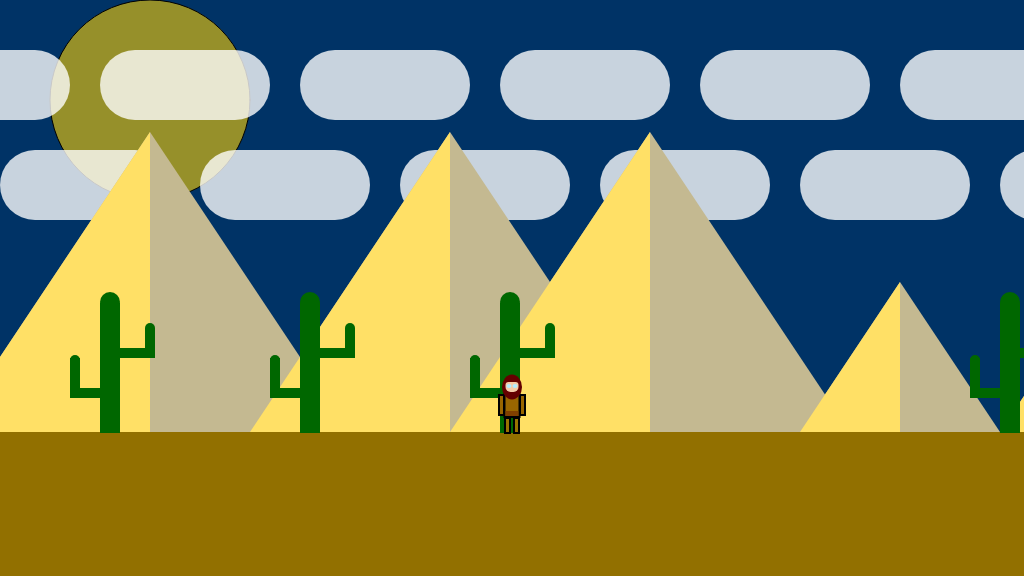
Frame 1 (no input)
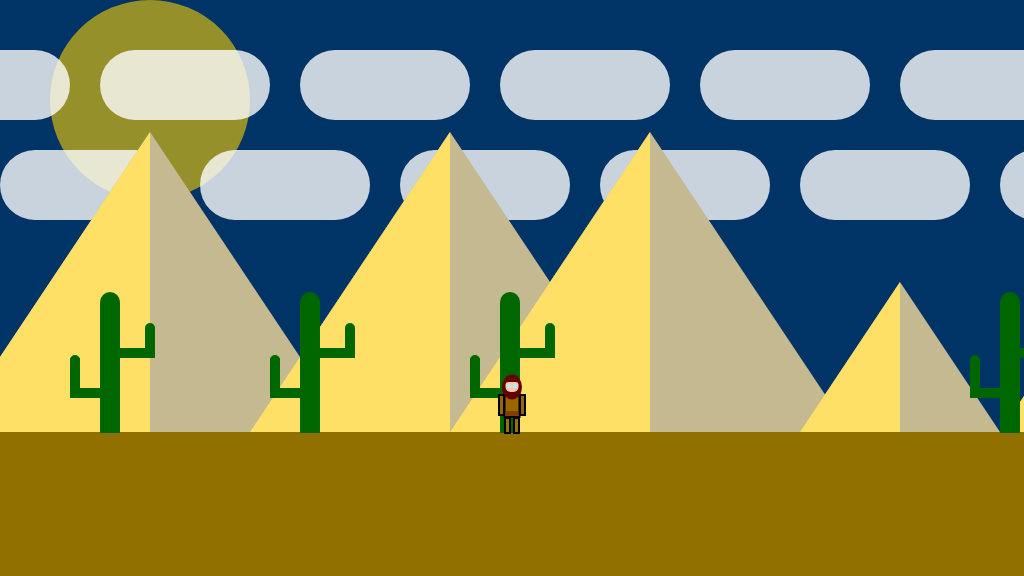
Frame 60 (no input)
Frame 120 (the mouse pressed at the canvas centre since frame 60): identical to frame 60, image omitted

The p5.js sketch that drew these frames (run headless with seeded random() and noise() and a simulated clock; from frame 60 on, the mouse is pressed at the canvas centre):

// p5.js sketch
// ── sketch.js
/*

The Game Project 5 - Bring it all together

*/

var gameChar_x;
var gameChar_y;
var floorPos_y;
var scrollPos;
var gameChar_world_x;

var isLeft;
var isRight;
var isFalling;
var isPlummeting;
var isFound;

var cloudsx;
var cloudsx_b;
var mountainsx;
var mountains_bx;
var trees_x;
var collectable;
function setup()
{
	createCanvas(1024, 576);
	floorPos_y = height * 3/4;
	gameChar_x = width/2;
	gameChar_y = floorPos_y +10;

	// Variable to control the background scrolling.
	scrollPos = 0;

	// Variable to store the real position of the gameChar in the game
	// world. Needed for collision detection.
	gameChar_world_x = gameChar_x - scrollPos;

	// Boolean variables to control the movement of the game character.
	isLeft = false;
	isRight = false;
	isFalling = false;
	isPlummeting = false;

	// Initialise arrays of scenery objects.
    cloudsx = [200, 400, 600, 800, 1000, 1200]
    cloudsx_b = [100,300,500,700,900,1100];
    
    mountainsx= [150,450,650,1200];
    mountains_bx= [400,700,900,1550];
    
    trees_x = [100,300,500,1000];
    
    collectable = [
        {x_pos: 100, y_pos: floorPos_y - 10,size: 50,isFound:false },
        {x_pos: 500, y_pos: floorPos_y - 10,size: 50,isFound:false },
        {x_pos: 700, y_pos: floorPos_y - 10,size: 50,isFound:false }
    ]

}

function draw()
{
	background(0, 51, 102); // fill the sky blue
    fill(255,209,0,150)
    ellipse(150,100,200,200);
	noStroke();
	fill(146,112,0);
	rect(0, floorPos_y, width, height/4); // draw some green ground

	// Draw clouds.
    drawClouds();
	// Draw mountains.
    drawMountains();
	// Draw trees.
    drawTrees();
	// Draw canyons.

	// Draw collectable items.
    for (i=0; i< collectable.length; i++){
        drawCollectable(collectable[i]);
  
    }
    
	// Draw game character.
	
	drawGameChar();

	// Logic to make the game character move or the background scroll.
	if(isLeft)
	{
		if(gameChar_x > width * 0.2)
		{
			gameChar_x -= 5;
		}
		else
		{
			scrollPos += 5;
		}
	}

	if(isRight)
	{
		if(gameChar_x < width * 0.8)
		{
			gameChar_x  += 5;
		}
		else
		{
			scrollPos -= 5; // negative for moving against the background
		}
	}
    

	// Logic to make the game character rise and fall.
    if (gameChar_y < floorPos_y+10){
        gameChar_y +=5
    }

	// Update real position of gameChar for collision detection.
	gameChar_world_x = gameChar_x - scrollPos;
}


// ---------------------
// Key control functions
// ---------------------

function keyPressed(){
    console.log( keyCode);
	
    
    if (keyCode == 39){
        isRight = true;
    }
    if (keyCode == 37){
        isLeft = true;
    }
    
    if (keyCode == 32 && gameChar_y == floorPos_y +10) {
    	gameChar_y -= 100 
       
    }

}

function keyReleased()
{

	if(keyCode == 32){
        isPlummeting = false;
    }
    
    if (keyCode == 39){
        isRight = false
    }    
    
    if (keyCode == 37){
        isLeft = false
    }

}


// ------------------------------
// Game character render function
// ------------------------------

// Function to draw the game character.

function drawGameChar()
{
	// draw game character
    if(isLeft && isFalling)
	{
        strokeWeight(2);
        stroke(0,0,0);
        fill(153, 102, 0);
        push()
        translate(gameChar_x+1,gameChar_y-42)
        rect(0,0,14,5);
        noStroke();
        pop()
        strokeWeight(2);
        stroke(0,0,0);
        fill(153,115,0);
        push();
        translate(gameChar_x+2,gameChar_y-28);
        rect(0,0,15,5);
        pop()
        strokeWeight(2);
        stroke(0,0,0);
        fill(153, 102, 0);
        rect(gameChar_x-5,gameChar_y-50,10,25);   
        fill(153, 102, 0);
        strokeWeight(2)
        stroke(0,0,0);
        push();
        translate(gameChar_x-14,gameChar_y-42)
        rect(0,0,14,5);
        noStroke();
        pop()
        fill(128, 64, 0);
        rect(gameChar_x-4.5,gameChar_y-31.5,9,5);
        fill(153, 102, 0);
        push();
        translate(gameChar_x-17,gameChar_y-28);
        rect(0,0,15,5);
        pop();
        noStroke();
        fill(100, 0, 0 );
        ellipse(gameChar_x,gameChar_y-53,18,23);
        fill(245, 203, 167);
        rect(gameChar_x-9,gameChar_y-58,13,10,3,3,5,8);
        fill(179, 237, 255);
        ellipse(gameChar_x-4,gameChar_y-54,5,4);

	}
	else if(isRight && isFalling)
	{
		fill(153, 102, 0);
        strokeWeight(2)
        stroke(0,0,0);
        push();
        translate(gameChar_x-14,gameChar_y-42)
        rect(0,0,14,5);
        noStroke();
        pop()
        push();
        translate(gameChar_x-17,gameChar_y-28);
        rect(0,0,15,5);
        pop();
        strokeWeight(2);
        stroke(0,0,0);
        fill(153, 102, 0);
        rect(gameChar_x-5,gameChar_y-50,10,25);
        push()
        translate(gameChar_x+1,gameChar_y-42)
        rect(0,0,14,5);
        noStroke();
        pop()
        fill(128, 64, 0);
        rect(gameChar_x-4.5,gameChar_y-31.5,9,5);
        strokeWeight(2);
        stroke(0,0,0);
        fill(153,115,0);
        push();
        translate(gameChar_x+2,gameChar_y-28);
        rect(0,0,15,5);
        pop()
        noStroke();
        fill(100, 0, 0 );
        ellipse(gameChar_x,gameChar_y-53,18,23);
        fill(245, 203, 167);
        rect(gameChar_x-4,gameChar_y-59,13,10,3,3,5,8);
        fill(179, 237, 255);
        ellipse(gameChar_x+4,gameChar_y-54,5,4);


	}
	else if(isLeft)
	{
        push()
        translate(gameChar_x+2,gameChar_y-45)
        rotate(70)
        rect(0,0,14,5);
        noStroke();
        pop()
        strokeWeight(2);
        stroke(0,0,0);
        fill(153,115,0);
        push();
        translate(gameChar_x-2,gameChar_y-25);
        rotate(200)
        rect(0,0,5,15);
        pop()
        strokeWeight(2);
        stroke(0,0,0);
        fill(153, 102, 0);
        rect(gameChar_x-5,gameChar_y-50,10,25);
        fill(153, 102, 0);
        strokeWeight(2)
        stroke(0,0,0);
        push();
        translate(gameChar_x-1,gameChar_y-42)
        rotate(40);
        rect(0,0,14,5);
        noStroke();
        pop()
        fill(128, 64, 0);
        rect(gameChar_x-4.5,gameChar_y-31.5,9,5);
        fill(153,115,0)
        push();
        translate(gameChar_x-2,gameChar_y-30);
        rotate(340)
        rect(0,0,5,15);
        pop();
        noStroke();
        fill(100, 0, 0 );
        ellipse(gameChar_x,gameChar_y-53,18,23);
        fill(245, 203, 167);
        rect(gameChar_x-9,gameChar_y-59,10,10,3,3,15,4);
        fill(179, 237, 255);
        ellipse(gameChar_x-4,gameChar_y-54,5,4);

	}
	else if(isRight)
	{
		fill(153, 102, 0);
        strokeWeight(2)
        stroke(0,0,0);
        push();
        translate(gameChar_x-1,gameChar_y-42)
        rotate(40);
        rect(0,0,14,5);
        noStroke();
        pop()
        push();
        translate(gameChar_x-2,gameChar_y-30);
        rotate(340)
        rect(0,0,5,15);
        pop();
        strokeWeight(2);
        stroke(0,0,0);
        fill(153, 102, 0);
        rect(gameChar_x-5,gameChar_y-50,10,25);
        push()
        translate(gameChar_x+2,gameChar_y-45)
        rotate(70)
        rect(0,0,14,5);
        noStroke();
        pop()
        fill(128, 64, 0);
        rect(gameChar_x-4.5,gameChar_y-31.5,9,5);
        strokeWeight(2);
        stroke(0,0,0);
        fill(153,115,0);
        push();
        translate(gameChar_x-2,gameChar_y-25);
        rotate(200)
        rect(0,0,5,15);
        pop()
        noStroke();
        fill(100, 0, 0 );
        ellipse(gameChar_x,gameChar_y-53,18,23);
        fill(245, 203, 167);
        rect(gameChar_x-2.5,gameChar_y-58,12,10,3,3,5,8);
        fill(179, 237, 255);
        ellipse(gameChar_x+4,gameChar_y-54,5,4);


	}
	else if(isFalling || isPlummeting)
	{
		strokeWeight(2);
        stroke(0,0,0);
        fill(153, 102, 0);
        rect(gameChar_x-7.5,gameChar_y-50,15,25);
        fill(153, 102, 0);
        rect(gameChar_x-22,gameChar_y-47,14,5);
        fill(153, 102, 0);
        rect(gameChar_x+8,gameChar_y-47,14,5);
        noStroke();
        fill(128, 64, 0);
        rect(gameChar_x-6.5,gameChar_y-31,12.8,5);
        strokeWeight(2);
        stroke(0,0,0);
        fill(153,115,0);
        rect(gameChar_x-7,gameChar_y-24,5,15);
        rect(gameChar_x+2,gameChar_y-24,5,15);
        noStroke();
        fill(100, 0, 0 );
        ellipse(gameChar_x,gameChar_y-55,20,25,3,3,0,0);
        fill(245, 203, 167);
        rect(gameChar_x-6.5,gameChar_y-60,13,10,3,3,6,6);
        fill(179, 237, 255);
        ellipse(gameChar_x-3,gameChar_y-56,5,4);
        ellipse(gameChar_x+3,gameChar_y-56,5,4);

	}
	else
        //chrachter face forwards
	{
		strokeWeight(2);
        stroke(0,0,0);
        fill(153, 102, 0);
        rect(gameChar_x-7.5,gameChar_y-50,15,25);
        fill(153, 102, 0);
        rect(gameChar_x-13,gameChar_y-47,5,20);
        fill(153, 102, 0);
        rect(gameChar_x+8,gameChar_y-47,5,20);
        noStroke();
        fill(128, 64, 0);
        rect(gameChar_x-6.5,gameChar_y-31,12.8,5);
        strokeWeight(2);
        stroke(0,0,0);
        fill(153,115,0);
        rect(gameChar_x-7,gameChar_y-24,5,15);
        rect(gameChar_x+2,gameChar_y-24,5,15);
        noStroke();
        fill(100, 0, 0 );
        ellipse(gameChar_x,gameChar_y-55,20,25);
        fill(245, 203, 167);
        rect(gameChar_x-6.5,gameChar_y-60,13,10,3,3,6,6);
        fill(179, 237, 255);
        ellipse(gameChar_x-3,gameChar_y-56,5,4);
        ellipse(gameChar_x+3,gameChar_y-56,5,4);

	}

}

// ---------------------------
// Background render functions
// ---------------------------

// Function to draw cloud objects.


function drawClouds(){
    for (i=0; i< cloudsx.length; i++){
            fill(255, 200);
            rect(cloudsx_b[i] - 200 ,50 , 170,70, 50)
            rect(cloudsx[i] - 200 ,150 , 170,70, 50)
    }
}
// Function to draw mountains objects.
function drawMountains(){
     for (i=0; i< mountainsx.length; i++){

        //large mountains
        fill(196,185,145);
        triangle(mountainsx[i]-200,floorPos_y,
                 mountainsx[i], floorPos_y-300,
                 mountainsx[i]+200, floorPos_y)
        fill(255, 224, 102)
        triangle(mountainsx[i],floorPos_y,
                 mountainsx[i], floorPos_y-300,
                 mountainsx[i]-200, floorPos_y)
        //small mountains
        fill(196,185,145);
        triangle(mountains_bx[i]-100,floorPos_y,
                 mountains_bx[i], floorPos_y-150,
                 mountains_bx[i]+100, floorPos_y)
        fill(255, 224, 102)
        triangle(mountains_bx[i],floorPos_y,
                 mountains_bx[i], floorPos_y-150,
                 mountains_bx[i]-100, floorPos_y)

    }
}
// Function to draw trees objects.

function drawTrees(){
    for (i=0; i< trees_x.length; i++){
        fill(0, 103, 0)
        ellipse(trees_x[i]+10,302,20,20)
        ellipse(trees_x[i]+50,328,10,10)
        ellipse(trees_x[i]-25,360,10,10)

        rect(trees_x[i],303,20,130)
        rect(trees_x[i]+20,348,30,10)
        rect(trees_x[i]-30,388,30,10)
        rect(trees_x[i]+45,328,10,30)
        rect(trees_x[i]-30,358,10,30)
    }
}
// ---------------------------------
// Canyon render and check functions
// ---------------------------------

// Function to draw canyon objects.

function drawCanyon(t_canyon)
{

}

// Function to check character is over a canyon.

function checkCanyon(t_canyon)
{

}

// ----------------------------------
// Collectable items render and check functions
// ----------------------------------

// Function to draw collectable objects.

function drawCollectable(t_collectable)
{

    fill(255, 62, 0);
    ellipse(t_collectable, collectable.y_pos, 20,20)

}

// Function to check character has collected an item.

function checkCollectable(t_collectable)
{

}
